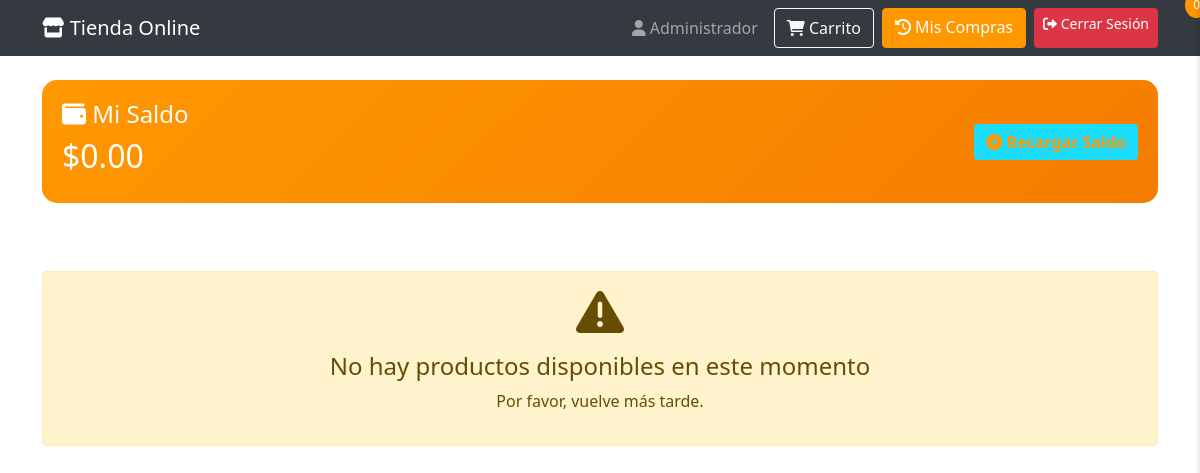
/tienda (signed in), run on an earlier commit of the app's database.
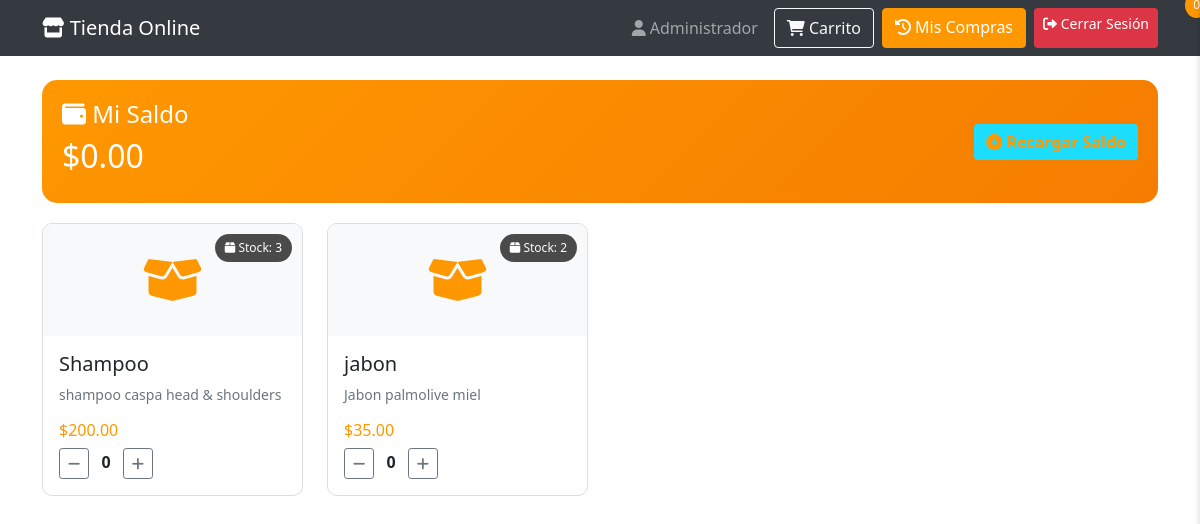
And on a later commit of the database.
### app.py (models this page shows, shortened)
class Usuario(db.Model):
    __tablename__ = 'usuarios'
    id = db.Column(db.Integer, primary_key=True)
    nombre = db.Column(db.String(100), nullable=False)
    usuario = db.Column(db.String(50), unique=True, nullable=False)
    celular = db.Column(db.String(20), nullable=False)
    email = db.Column(db.String(100), unique=True, nullable=False)
    password_hash = db.Column(db.String(200), nullable=False)
    es_admin = db.Column(db.Boolean, default=False)
    es_cliente = db.Column(db.Boolean, default=False)
    saldo_ficticio = db.Column(db.Float, default=1000.00)
    fecha_registro = db.Column(db.DateTime, default=datetime.utcnow)
    @property
    def is_authenticated(self):
        return True

class Inventario(db.Model):
    __tablename__ = 'inventario'
    id = db.Column(db.Integer, primary_key=True)
    codigo = db.Column(db.String(50), unique=True, nullable=False)
    producto = db.Column(db.String(100), nullable=False)
    descripcion = db.Column(db.String(200))
    cantidad = db.Column(db.Integer, default=0)
    precio = db.Column(db.Float, default=0.0)
    categoria = db.Column(db.String(50))
    ubicacion = db.Column(db.String(100))
    stock_minimo = db.Column(db.Integer, default=5)
    proveedor = db.Column(db.String(100))

### app.py (the view)
@app.route('/tienda')
@login_required
def tienda():
    if not current_user.es_cliente and not current_user.es_admin:
        flash('Esta sección es solo para clientes', 'error')
        return redirect(url_for('perfil'))
    productos = Inventario.query.filter(Inventario.cantidad > 0).all()
    return render_template('tienda.html', productos=productos, usuario=current_user)

### app.py (called while the page is built)
@login_manager.user_loader
def load_user(user_id):
    return Usuario.query.get(int(user_id))

### templates/tienda.html (shortened to what this page needs)
<!DOCTYPE html>
<html lang="es">
<head>
    <link href="https://cdn.jsdelivr.net/npm/bootstrap@5.1.3/dist/css/bootstrap.min.css" rel="stylesheet">
    <link rel="stylesheet" href="https://cdnjs.cloudflare.com/ajax/libs/font-awesome/6.0.0/css/all.min.css">
</head>
<body>
    <nav class="navbar navbar-dark bg-dark">
        <div class="container">
            <span class="navbar-brand">
                <i class="fas fa-store"></i> Tienda Online
            </span>
            <div class="d-flex">
                <span class="navbar-text me-3">
                    <i class="fas fa-user"></i> {{ usuario.nombre }}
                </span>
                <button class="btn btn-outline-light me-2" onclick="toggleCarrito()">
                    <i class="fas fa-shopping-cart"></i> Carrito
                    <span id="cartCount" class="badge-cart">0</span>
                </button>
                <a href="{{ url_for('mis_compras') }}" class="btn btn-info me-2">
                    <i class="fas fa-history"></i> Mis Compras
                </a>
                <a href="{{ url_for('logout') }}" class="btn btn-danger btn-sm">
                    <i class="fas fa-sign-out-alt"></i> Cerrar Sesión
                </a>
            </div>
        </div>
    </nav>
    <div class="container mt-4">
        <div class="row">
            <div class="col-md-12">
                <div class="saldo-card">
                    <div class="row align-items-center">
                        <div class="col-md-6">
                            <h4><i class="fas fa-wallet"></i> Mi Saldo</h4>
                            <h2 id="saldoActual">${{ "{:,.2f}".format(usuario.saldo_ficticio) }}</h2>
                        </div>
                        <div class="col-md-6 text-end">
                            <button class="btn btn-recargar" onclick="mostrarModalRecarga()">
                                <i class="fas fa-plus-circle"></i> Recargar Saldo
                            </button>
                        </div>
                    </div>
                </div>
            </div>
        </div>
        <div class="row">
            {% for producto in productos %}
            <div class="col-md-3 mb-4">
                <div class="card product-card" onclick="toggleProducto({{ producto.id }})">
                    <div class="stock-badge">
                        <i class="fas fa-box"></i> Stock: {{ producto.cantidad }}
                    </div>
                    <div class="product-img">
                        <i class="fas fa-box-open"></i>
                    </div>
                    <div class="card-body">
                        <h5 class="card-title">{{ producto.producto }}</h5>
                        <p class="card-text text-muted small">{{ producto.descripcion[:60] if producto.descripcion else 'Sin descripción' }}</p>
                        <h6 class="text-primary">${{ "{:,.2f}".format(producto.precio) }}</h6>
                        <div class="mt-2">
                            <button class="btn btn-sm btn-outline-secondary" onclick="event.stopPropagation(); cambiarCantidad({{ producto.id }}, -1)">
                                <i class="fas fa-minus"></i>
                            </button>
                            <span id="cantidad-{{ producto.id }}" class="mx-2 fw-bold">0</span>
                            <button class="btn btn-sm btn-outline-secondary" onclick="event.stopPropagation(); cambiarCantidad({{ producto.id }}, 1)">
                                <i class="fas fa-plus"></i>
                            </button>
                        </div>
                    </div>
                </div>
            </div>
            {% endfor %}
        </div>
        {% if productos|length == 0 %}
        <div class="alert alert-warning text-center mt-5">
            <i class="fas fa-exclamation-triangle fa-3x"></i>
            <h4 class="mt-3">No hay productos disponibles en este momento</h4>
            <p>Por favor, vuelve más tarde.</p>
        </div>
        {% endif %}
    </div>
</body>
</html>

### templates/tienda.html (style rules this page uses)
:root { --primary-orange: #ff9800; --primary-orange-dark: #f57c00; --dark-gray: #343a40; --medium-gray: #6c757d; --light-gray: #f8f9fa; }
.product-card { transition: transform 0.3s; margin-bottom: 20px; cursor: pointer; border-radius: 10px; overflow: hidden; border: 1px solid #ddd; }
.saldo-card { background: linear-gradient(135deg, var(--primary-orange) 0%, var(--primary-orange-dark) 100%); color: white; border-radius: 15px; padding: 20px; margin-bottom: 20px; }
.btn-recargar { background-color: rgb(29, 221, 255); color: var(--primary-orange); border: none; font-weight: bold; }
.badge-cart { position: absolute; top: -8px; right: -8px; background: var(--primary-orange); color: white; border-radius: 50%; padding: 4px 8px; font-size: 12px; }
.product-img { background-color: var(--light-gray); text-align: center; padding: 20px; font-size: 48px; color: var(--primary-orange); }
.stock-badge { position: absolute; top: 10px; right: 10px; background-color: rgba(0,0,0,0.7); color: white; padding: 5px 10px; border-radius: 20px; font-size: 12px; }
.navbar-dark.bg-dark { background-color: var(--dark-gray) !important; }
.btn-info { background-color: var(--primary-orange); border-color: var(--primary-orange); color: white; }
.text-primary { color: var(--primary-orange) !important; }

What changed in the data, as far as the page shows it:
added Inventario: cantidad "3", producto "Shampoo", descripcion "shampoo caspa head & shoulders", precio "200.00"
added Inventario: cantidad "2", producto "jabon", descripcion "Jabon palmolive miel", precio "35.00"
Also different on the page:
text no longer shown: "No hay productos disponibles en este momento Por favor, vuelve más tarde."
